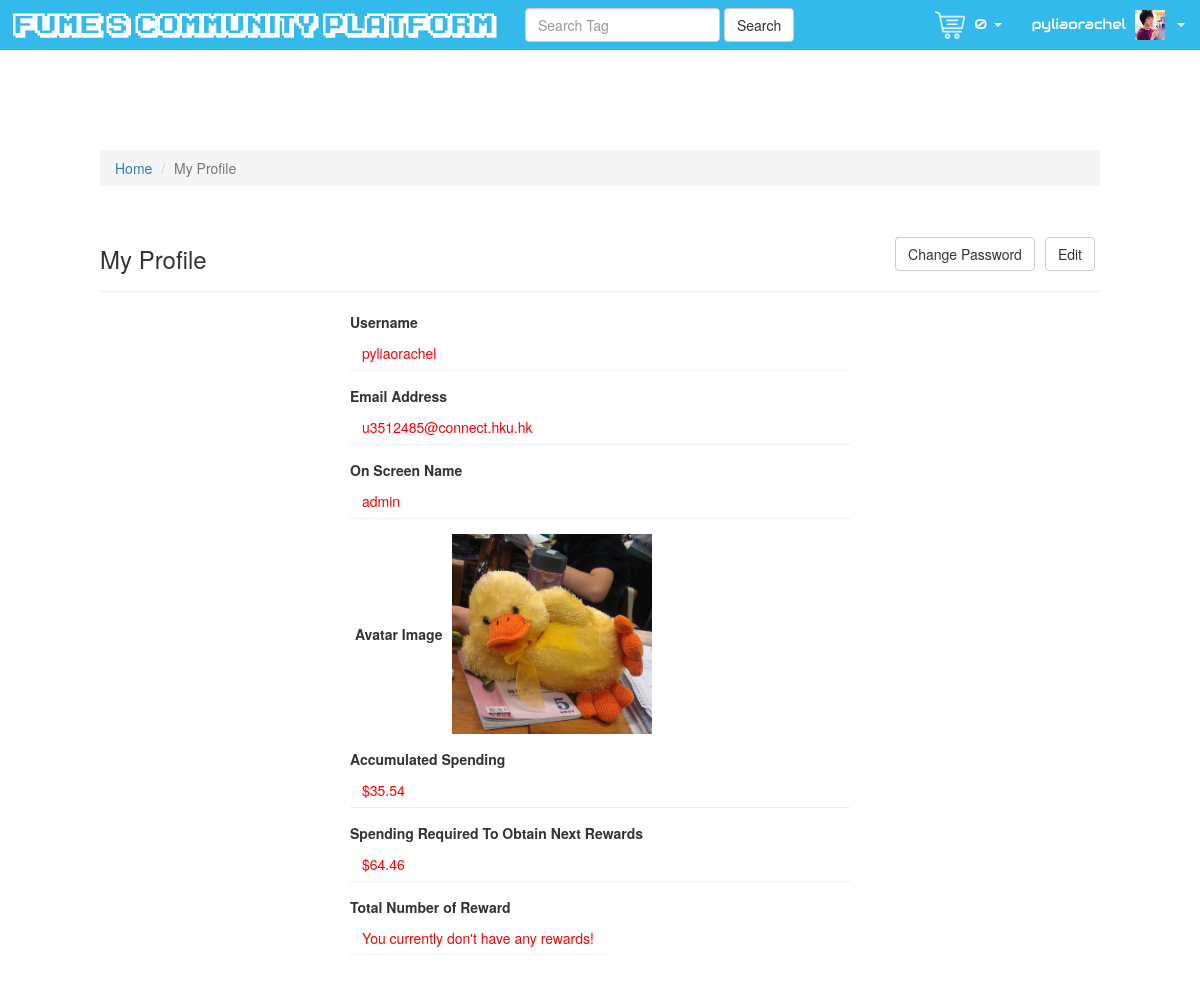
The page /profile/12/ (signed in) on the database its author committed.
### core/models.py (models this page shows, shortened)
class Cart(models.Model):
    NOT_PAID = 'N'
    PROCESSING = 'PR'
    PAID = 'P'
    CART_STATUS_CHOICES = (
        (NOT_PAID, 'NotPaid'),
        (PROCESSING, 'Processing/Pending'),
        (PAID, 'Paid'),
    )
    status = models.CharField(max_length=2, choices=CART_STATUS_CHOICES, default=NOT_PAID)
    games = models.ManyToManyField('game.Game', blank=True, through='CartGamePurchase')
    payment = models.OneToOneField('CardPayment', on_delete=models.CASCADE, blank=True, null=True)
    user = models.ForeignKey(User, on_delete=models.CASCADE)

class UserProfile(models.Model):
    user = models.OneToOneField(User, on_delete=models.CASCADE, related_name='profile')
    on_screen_name = models.CharField(max_length=200, default=UserConst.DEFAULT_ON_SCREEN_NAME)
    avatar_image = models.ImageField(upload_to=PathUtils.get_avatar_file_name, default=UserConst.DEFAULT_AVATAR_IMAGE_PATH)
    accumulated_spending = models.DecimalField(max_digits=15, decimal_places=2, default=Decimal(0.00))
    def spending_required(self):
        return 100 - self.accumulated_spending
    def get_active_cart(self):
        cart = Cart.objects.get(user_id=self.user.id, status=Cart.NOT_PAID)
        return cart
    def get_rewards_batches(self, filter_expiration_date=timezone.now()):
        rewards_batches = RewardsBatch.objects.filter(user_id=self.user.id, expiration_date__gte=filter_expiration_date) \
                                                .values('expiration_date', 'issue_date') \
                                                .annotate(values=Sum('value')) \
                                                .order_by('expiration_date')
        return rewards_batches
    def get_rewards_total(self, filter_expiration_date=timezone.now()):
        rewards_batches = self.get_rewards_batches(filter_expiration_date=filter_expiration_date)
        total_number_of_rewards = [batch['values'] for batch in rewards_batches.all()]
        return sum(total_number_of_rewards)

### core/views.py (the view)
# urls.py: url(r'^profile/(?P<pk>\d+)/$', ProfileDetailView.as_view(template_name='core/profile.html'), name='profile'),
class ProfileDetailView(DetailView):
    model = UserProfile
    def get_context_data(self, **kwargs):
        context = super(ProfileDetailView, self).get_context_data(**kwargs)
        context['now'] = timezone.now()
        layers = OrderedDict()
        layers['Home'] = reverse('homepage')
        layers['My Profile'] = '#'
        context['layers'] = layers
        context['rewards_batches'] = self.request.user.profile.get_rewards_batches()
        context['total_number_of_rewards'] = self.request.user.profile.get_rewards_total()
        return context

### core/templates/core/profile.html (shortened to what this page needs)
{% extends "core/profile_base.html" %}
{% block children_content %}
{% with profile=userprofile %}
	<form id="profile-form" method="post" enctype="multipart/form-data">{% csrf_token %}
		<div class="form-group">
			<label class="control-label">Username</label>
			<p class="form-control-static">{{ user.username }}</p>
		</div>
		<div class="form-group">
			<label class="control-label">Email Address</label>
			<p class="form-control-static">{{ user.email }}</p>
		</div>
		<div class="form-group">
			<label class="control-label">On Screen Name</label>
			<p class="form-control-static">{{ profile.on_screen_name }}</p>
		</div>
		<div class="form-group row-center margin-between">
			<label class="control-label">Avatar Image</label>
			<img id="preview-avatar" src="{{ profile.avatar_image.url }}"/>
		</div>
		<div class="form-group">
			<label class="control-label">Accumulated Spending</label>
			<p class="form-control-static">${{ profile.accumulated_spending }}</p>
		</div>
		<div class="form-group">
			<label class="control-label">Spending Required To Obtain Next Rewards</label>
			<p class="form-control-static">${{ profile.spending_required }}</p>
		</div>
		<div class="form-group">
			<label class="control-label">Total Number of Reward</label>
			<div class="row-center space-between">
				{% if total_number_of_rewards %}
					<p>{{ total_number_of_rewards }}</p>
					<button class="btn btn-primary" type="button" data-toggle="collapse" data-target="#rewards-table" aria-expanded="false" aria-controls="rewards-table">
						View Details
					</button>
				{% else %}
					<p>You currently don't have any rewards!</p>
				{% endif %}
			</div>
		</div>
	</form>
{% endwith %}
{% endblock %}

### templates/includes/header_profile.html (shortened to what this page needs)
{% load staticfiles %}
<ul class="nav navbar-nav navbar-right info-bar" id="profile-info-bar">
	{% with cart=user.profile.get_active_cart %}
		<li class="dropdown">
			<a href="#" class="dropdown-toggle" data-toggle="dropdown" role="button" aria-haspopup="true" aria-expanded="false">
				<img src="{% static 'img/icons/shopping-cart.png' %}" class="header-icon" />
				{{ cart.games.all.count }} <span class="caret"></span>
			</a>
		</li>
	{% endwith %}
	<li class="dropdown">
		<a href="#" class="dropdown-toggle" data-toggle="dropdown" role="button" aria-haspopup="true" aria-expanded="false">
			{{ user.username }}
			<img src="{{ user.profile.avatar_image.url }}" class="header-icon" /> <span class="caret"></span>
		</a>
	</li>
</ul>

### static/css/common.css (style rules this page uses)
img.header-icon { max-width: 30px; max-height: 30px; margin-left: 5px; margin-right: 5px; }
.row-center { display: flex; flex-direction: row; align-items: center; }
.row-center>* { margin-top: 0; margin-bottom: 0; }
.row-center.space-between, .row-end.space-between, .row-start.space-between, .col-center.space-between { justify-content: space-between; }
.row-center.margin-between>*, .row-end.margin-between>*, .row-start.margin-between>* { margin: 0 5px; }
.nav.info-bar>li>a { color: white; font-family: 'Audiowide', cursive; }
#profile-info-bar>li>a { padding-top: 10px; padding-bottom: 10px; }
.nav.info-bar { margin-right: -30px !important; }

### core/static/css/core_common.css (style rules this page uses)
p { color: red; }

### core/static/css/profile.css (style rules this page uses)
#profile-form #preview-avatar { max-width: 200px; max-height: auto }
#profile-form p { padding: 6px 12px; border-bottom: 1px solid #eeeeee; }

### rows shown on the page
Cart: games.all.count "0"
UserProfile: on_screen_name "admin", avatar_image (placeholder picture), accumulated_spending "35.54", spending_required "64.46"

### other values the page prints
{{ user.username }} "pyliaorachel"
{{ layer_title }} "Home"
{{ layer_title }} "My Profile"
{{ user.email }} "u3512485@connect.hku.hk"
